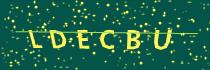
#> input picture 0.png, 210 x 70 px
$ python test.py
#> lines starting #> are read from the running program, lines starting #| are printed output that depends on the picture; after the words box and inside, x2 and y2 are one past the last pixel; in counts of white or black regions, pixels touching at a corner belong together
import cv2 as cv
import pytesseract
import os
from PIL import Image

org_img = cv.imread('0.png', cv.IMREAD_GRAYSCALE)
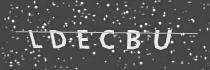
#> org_img: shape (70, 210); min 43, max 245, mean 85.5
cv.imshow('original', org_img)

threshold, mask = cv.threshold(org_img, 150, 255, cv.THRESH_BINARY)
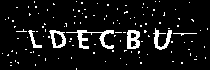
#> mask: shape (70, 210); 8% white; 125 white regions (119 under 20 px), largest, box (x1, y1, x2, y2) and area: (66, 30, 114, 49) 271, (127, 30, 140, 49) 180, (153, 28, 172, 50) 170, (49, 30, 66, 48) 148, (28, 30, 42, 48) 78, (173, 33, 197, 36) 28

cv.imshow('binary', mask)
blur = cv.medianBlur(mask,3)
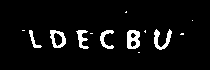
#> blur: shape (70, 210); 5.7% white; 13 white regions (7 under 20 px), largest, box (x1, y1, x2, y2) and area: (127, 30, 140, 49) 185, (154, 29, 172, 50) 164, (50, 30, 66, 48) 151, (76, 30, 89, 49) 120, (100, 30, 114, 49) 118, (29, 30, 42, 48) 73
cv.imshow('median', blur)

cv.waitKey(0)
cv.destroyAllWindows()

cv.imwrite('1.png', blur)
#> (the run stopped early here; a loop or call above may not have finished)
